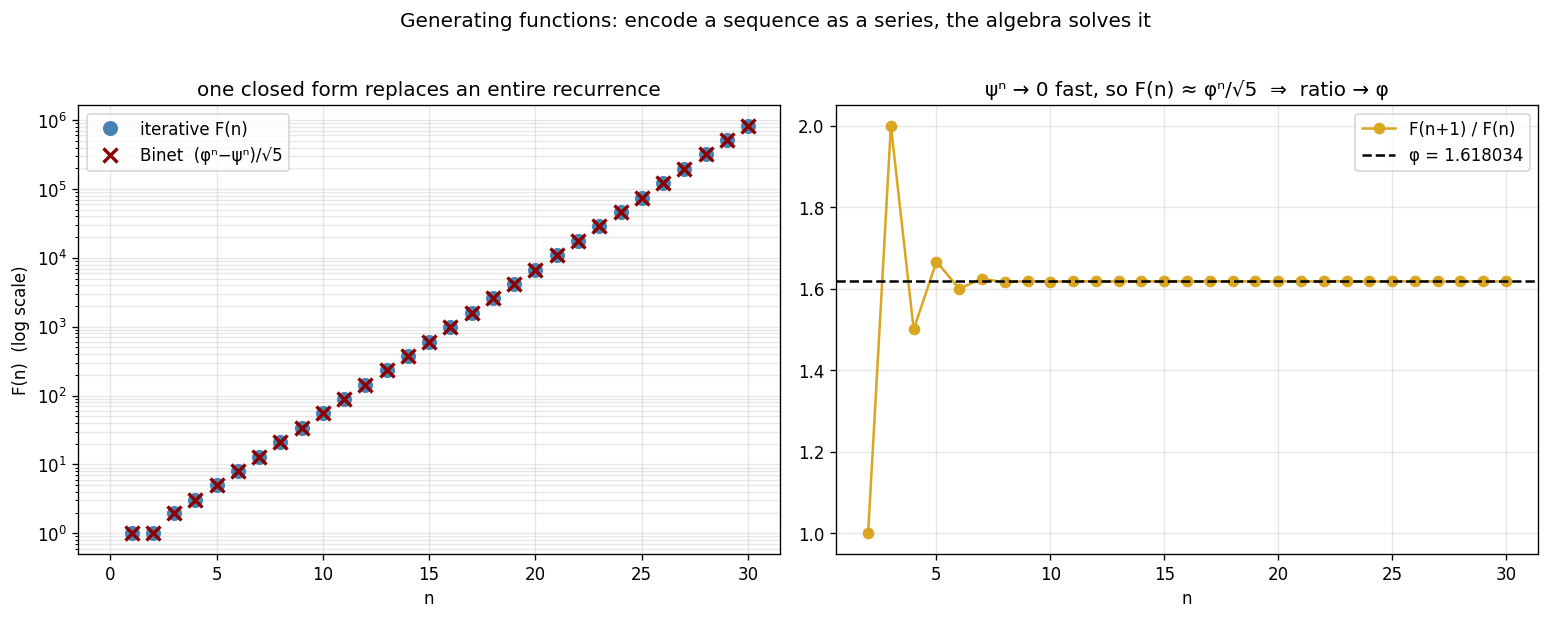

The Python source for this figure:
"""Fibonacci closed form via the generating function  G(x) = x / (1 − x − x²).

The recurrence F_{n+1} = F_n + F_{n-1} is hard to "see through" as a list
of integers. Encode the whole sequence into one formal series

    G(x) = Σ F_n x^n,

multiply by (1 − x − x²), and the recurrence collapses the sum to just x.
Solving for G, then doing partial fractions, drops Binet's closed form
into your lap — no induction, no guessing.
"""
from pathlib import Path

import matplotlib.pyplot as plt
import numpy as np
import sympy as sp
import torch

x, n = sp.symbols("x n")
phi = (1 + sp.sqrt(5)) / 2
psi = (1 - sp.sqrt(5)) / 2

G = x / (1 - x - x ** 2)
print(f"generating function:   G(x) = {G}")

series = sp.series(G, x, 0, 12).removeO()
print(f"series expansion:      G(x) ≈ {series}")

partial = sp.apart(G, x, full=True).doit()
print(f"partial fractions:     G(x) = {partial}")

# Binet: F_n = (φ^n − ψ^n) / √5.
F_n = (phi ** n - psi ** n) / sp.sqrt(5)
F_n_simplified = sp.simplify(F_n)
print(f"\nBinet's formula:       F(n) = {F_n_simplified}")
print(f"check  F(10) = {sp.simplify(F_n.subs(n, 10))}")
print(f"check  F(20) = {sp.simplify(F_n.subs(n, 20))}")

# Numerical comparison: closed form vs naive recurrence.
N_max = 30
fib_iter = torch.zeros(N_max + 1, dtype=torch.float64)
fib_iter[1] = 1.0
for k in range(2, N_max + 1):
    fib_iter[k] = fib_iter[k - 1] + fib_iter[k - 2]

phi_f = (1 + np.sqrt(5)) / 2
psi_f = (1 - np.sqrt(5)) / 2
ks = np.arange(N_max + 1)
fib_binet = (phi_f ** ks - psi_f ** ks) / np.sqrt(5)

err = np.abs(fib_iter.numpy() - fib_binet).max()
print(f"\nmax |iterative − Binet|  for n ≤ {N_max} = {err:.2e}")

fig, axes = plt.subplots(1, 2, figsize=(13, 5))

ax = axes[0]
ax.plot(ks, fib_iter.numpy(), "o", color="steelblue", ms=8, label="iterative F(n)")
ax.plot(ks, fib_binet, "x", color="darkred", ms=8, mew=2, label="Binet  (φⁿ−ψⁿ)/√5")
ax.set_yscale("log")
ax.set_title("one closed form replaces an entire recurrence")
ax.set_xlabel("n")
ax.set_ylabel("F(n)  (log scale)")
ax.legend()
ax.grid(alpha=0.3, which="both")

ax = axes[1]
ratios = fib_iter[2:].numpy() / fib_iter[1:-1].numpy()
ax.plot(np.arange(2, N_max + 1), ratios, "o-", color="goldenrod",
        label="F(n+1) / F(n)")
ax.axhline(phi_f, color="black", ls="--", label=f"φ = {phi_f:.6f}")
ax.set_title("ψⁿ → 0 fast, so F(n) ≈ φⁿ/√5  ⇒  ratio → φ")
ax.set_xlabel("n")
ax.legend()
ax.grid(alpha=0.3)

plt.suptitle(
    "Generating functions: encode a sequence as a series, the algebra solves it",
    y=1.02, fontsize=12,
)
plt.tight_layout()
out = Path(__file__).with_suffix(".png")
plt.savefig(out, dpi=120, bbox_inches="tight")
print(f"\nSaved: {out}")
